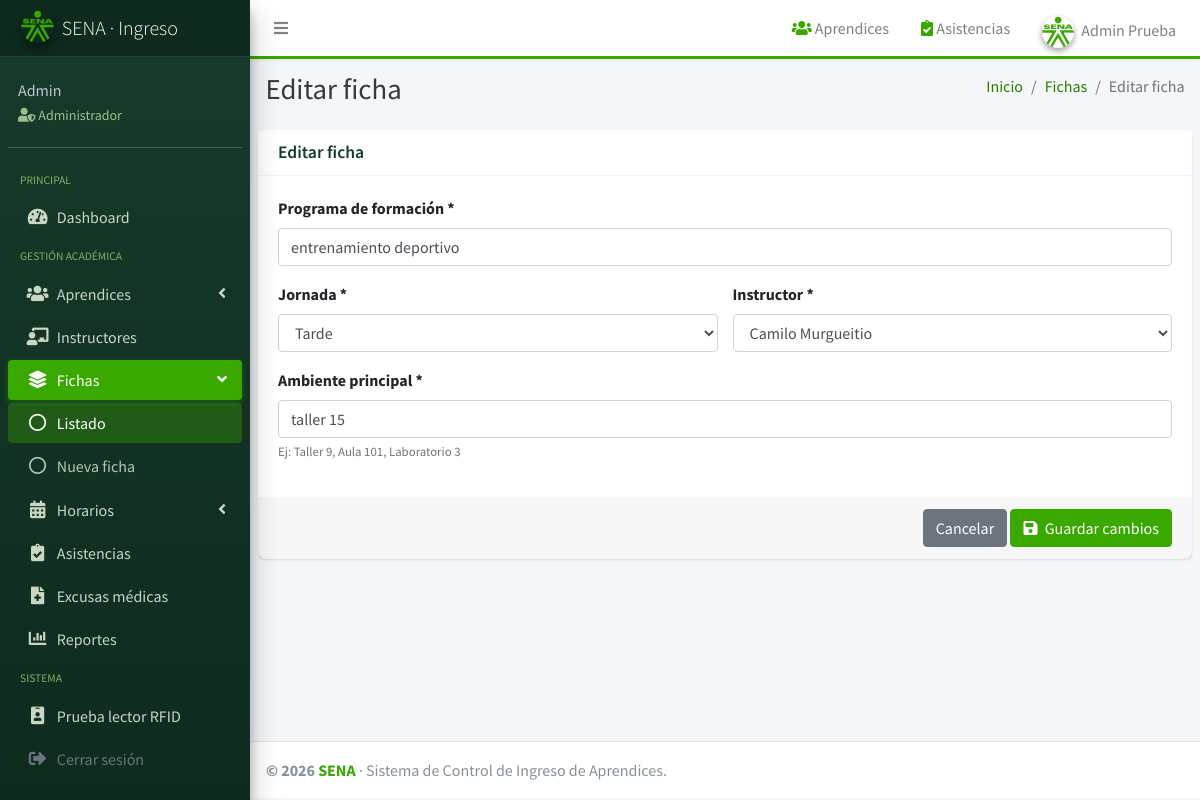
Screenshot of /views/admin/fichas/edit.php?id=25 (signed in) with the database file from the repository.
### tables this page shows
CREATE TABLE `ficha` (
  `id_ficha` int(11) NOT NULL AUTO_INCREMENT,
  `nombre_programa` varchar(100) NOT NULL,
  `jornada` varchar(45) NOT NULL,
  `ambiente_principal` varchar(100) DEFAULT NULL,
  `fk_usuario` int(11) NOT NULL,
  PRIMARY KEY (`id_ficha`),
  KEY `fk_ficha_usuario` (`fk_usuario`),
  CONSTRAINT `fk_ficha_usuario` FOREIGN KEY (`fk_usuario`) REFERENCES `usuario` (`id_usuario`) ON UPDATE CASCADE
);

CREATE TABLE `usuario` (
  `id_usuario` int(11) NOT NULL AUTO_INCREMENT,
  `nombre_usuario` varchar(45) NOT NULL,
  `contrasena` varchar(400) NOT NULL,
  `nombre` varchar(45) NOT NULL,
  `apellido` varchar(45) NOT NULL,
  `tipo_documento` varchar(10) DEFAULT NULL,
  `identificacion` varchar(45) DEFAULT NULL,
  `telefono` varchar(45) DEFAULT NULL,
  `correo_electronico` varchar(100) DEFAULT NULL,
  `fk_rol` int(11) NOT NULL,
  `estado_invitacion_clave` enum('PENDIENTE','MANTENIDA','CAMBIADA') NOT NULL DEFAULT 'PENDIENTE',
  `fecha_resolucion_invitacion` datetime DEFAULT NULL,
  `fecha_ultimo_cambio_clave` datetime DEFAULT NULL,
  PRIMARY KEY (`id_usuario`),
  UNIQUE KEY `identificacion` (`identificacion`),
  KEY `fk_usuario_rol` (`fk_rol`),
  CONSTRAINT `fk_usuario_rol` FOREIGN KEY (`fk_rol`) REFERENCES `rol` (`id_rol`) ON UPDATE CASCADE
);

### views/admin/fichas/edit.php (called while the page is built)
<?php $entidadAcademica='ficha'; $edicionAcademica=true; require __DIR__.'/../academico_form.php';

### views/admin/academico_form.php (the view, shortened to what this page needs)
<?php
$entidad = $entidadAcademica ?? 'ficha';
$edicion = $edicionAcademica ?? false;
$modulo = $entidad === 'ficha' ? 'fichas' : 'horarios';
$conexion = (new Conexion())->conectar();
$datos = $entidad === 'ficha'
    ? ['id_ficha' => '', 'nombre_programa' => '', 'jornada' => '', 'fk_usuario' => '']
    : [
        'id_horario' => '', 'fk_ficha' => '', 'instructor_id' => '', 'dia_semana' => '',
        'entrada' => '', 'salida' => '', 'competencia' => '', 'tipo_bloque' => 'completo',
        'ambiente' => '', 'estado' => 'Activo', 'observaciones' => '', 'fecha_inicio' => '', 'fecha_fin' => ''
      ];
if ($edicion) {
    $id = filter_input(INPUT_GET, 'id', FILTER_VALIDATE_INT);
    $clave = $entidad === 'ficha' ? 'id_ficha' : 'id_horario';
    $q = $conexion->prepare('SELECT * FROM ' . $entidad . ' WHERE ' . $clave . ' = ?');
    $q->execute([$id]);
    $datos = $q->fetch();
}
$instructores = $conexion->query('SELECT id_usuario, nombre, apellido FROM usuario WHERE fk_rol = 2 ORDER BY nombre, apellido')->fetchAll();
$paginaTitulo = ($edicion ? 'Editar ' : 'Nuevo ') . $entidad;
?>
<div class="card">
    <div class="card-header">
        <h3 class="card-title"><?= htmlspecialchars($paginaTitulo) ?></h3>
    </div>
    <form method="post" action="<?= RUTA_BASE ?>controllers/gestionar_academico.php">
        <div class="card-body">
            <?php if ($entidad === 'ficha'): ?>
                <div class="form-group">
                    <label>Programa de formación *</label>
                    <input class="form-control" name="nombre_programa" maxlength="100" required
                        value="<?= htmlspecialchars($datos['nombre_programa']) ?>">
                </div>
                <div class="row">
                    <div class="col-md-6 form-group">
                        <label>Jornada *</label>
                        <select class="form-control" name="jornada" required>
                            <option value="Tarde" <?= ($datos['jornada'] === 'Tarde') ? 'selected' : '' ?>>Tarde</option>
                        </select>
                    </div>
                    <div class="col-md-6 form-group">
                        <label>Instructor *</label>
                        <select class="form-control" name="id_instructor" required>
                            <?php foreach ($instructores as $i): ?>
                                <option value="<?= $i['id_usuario'] ?>"
                                    <?= strval($datos['fk_usuario']) === strval($i['id_usuario']) ? 'selected' : '' ?>>
                                    <?= htmlspecialchars($i['nombre'] . ' ' . $i['apellido']) ?>
                                </option>
                            <?php endforeach; ?>
                        </select>
                    </div>
                </div>
                <div class="form-group">
                    <label>Ambiente principal *</label>
                    <input class="form-control" name="ambiente_principal" maxlength="100"
                        value="<?= htmlspecialchars($datos['ambiente_principal'] ?? '') ?>">
                    <small class="form-text text-muted">Ej: Taller 9, Aula 101, Laboratorio 3</small>
                </div>
            <?php endif; ?>
        </div>
        <div class="card-footer text-right">
            <a class="btn btn-secondary" href="<?= RUTA_BASE ?>views/admin/<?= $modulo ?>/index.php<?= !empty($_GET['vista']) ? '?vista=' . urlencode($_GET['vista']) : '?vista=tabla' ?>">Cancelar</a>
            <button class="btn btn-primary" type="submit"><i class="fas fa-save mr-1"></i> Guardar cambios</button>
        </div>
    </form>
</div>
<?php
include __DIR__ . '/../layouts/layout_admin.php';

### assets/css/custom.css (style rules this page uses)
:root { --sena-verde: #39a900; --sena-verde-oscuro: #2b7d00; --sena-verde-claro: #eaf6e3; --sena-verde-oscuro-fondo: #143a2a; --sena-gris: #6c757d; }
* { scrollbar-width: thin; scrollbar-color: var(--sena-verde) #f1f5f9; }
body { background-color: #f4f6f9; font-family: "Source Sans Pro", -apple-system, BlinkMacSystemFont, "Segoe UI", Roboto, Arial, sans-serif; }
.btn-primary, .btn-success { background-color: var(--sena-verde); border-color: var(--sena-verde); color: #ffffff; }
.card { border-radius: 8px; border: 0; box-shadow: 0 1px 3px rgba(0, 0, 0, 0.08), 0 1px 2px rgba(0, 0, 0, 0.06); }
.card-header { background-color: #ffffff; border-bottom: 1px solid #f0f2f5; }
.card-header .card-title { color: #173b2b; font-weight: 600; }

### assets/css/calendario.css (style rules this page uses)
:root { --cal-bg-main: #ffffff; --cal-bg-card: #ffffff; --cal-bg-header: #f8fafc; --cal-bg-hours: #f8fafc; --cal-border-grid: #e2e8f0; --cal-border-subtle: #f1f5f9; --cal-text-main: #1e293b; --cal-text-muted: #64748b; --cal-text-dim: #94a3b8; --cal-sena-green: #39a900; --cal-sena-green-dark: #2b7d00; --cal-sena-green-light: #eaf6e3; --cal-sena-green-mint: #f0fdf4; --cal-block-bg: #eaf6e3; --cal-block-bg-gradient: linear-gradient(135deg, #f0fdf4 0%, #eaf6e3 100%); --cal-block-border: #bbf7d0; --cal-block-highlight: #39a900; --cal-block-title: #143a2a; --cal-block-badge: #166534; --cal-block-meta: #15803d; --cal-row-height: 64px; }

### views/layouts/header.php (style rules this page uses)
html { scroll-behavior: smooth; }

### rows the page displays
ficha: nombre_programa "entrenamiento deportivo", jornada "Tarde", id_instructor "Camilo Murgueitio", ambiente_principal "taller 15"

### other values shown
$enlace['texto'] "Aprendices"
$enlace['texto'] "Asistencias"
$nombreUsuarioActual "Admin Prueba"
$nombreUsuarioActual "Admin"
$nombreRolActual "Administrador"
$item['texto'] "PRINCIPAL"
$item['texto'] "Dashboard"
$item['texto'] "GESTIÓN ACADÉMICA"
$item['texto'] "Aprendices"
$item['texto'] "Instructores"
$item['texto'] "Fichas"
$hijo['texto'] "Listado"
$hijo['texto'] "Nueva ficha"
$item['texto'] "Horarios"
$item['texto'] "Asistencias"
